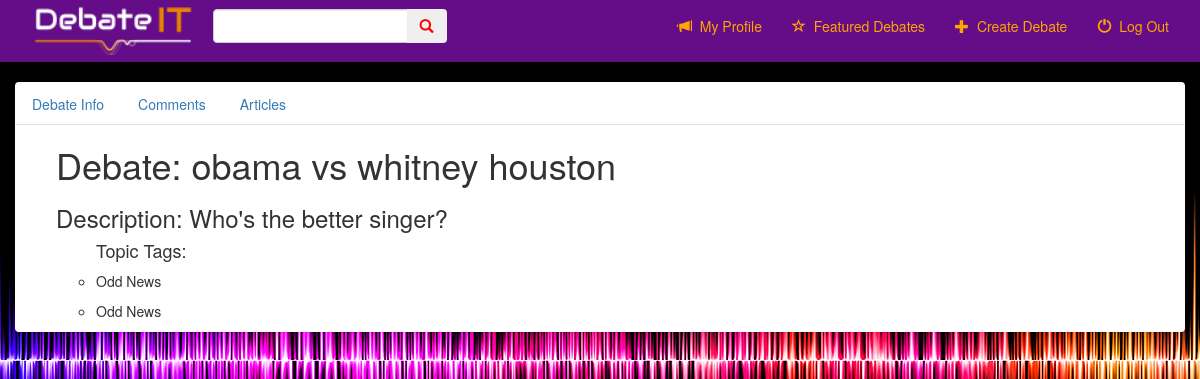
The page /debate/6/ (signed in) on the database its author committed.
### debate/models.py (models this page shows, shortened)
class DebateTopic(models.Model):
    topic = models.CharField(max_length=250)
    description = models.CharField(max_length=500)
    timestamp = models.DateTimeField(auto_now_add=True)
    photo = models.ImageField(blank=True)
    article_URL = models.URLField(blank=True, null=True)
    user = models.ForeignKey(User)
    TOPIC_CHOICES = (('Sports', 'Sports'),
                     ('Politics', 'Politics'),
                     ('Entertainment', 'Entertainment'),
                     ('Fashion', 'Fashion'),
                     ('Odd News', 'Odd News'),
                     ('Local', 'Local'),
                     ('International', 'International'),
                     ('Music', 'Music'),
                     ('Trending', 'Trending'),
                     ('Technology', 'Technology'),
                     ('Science', 'Science'),
                     ('Business', 'Business'),
                     ('Finance', 'Finance'),
                     ('Television', 'Television'),
                     ('Movies', 'Movies'),
                     ('Celebrities', 'Celebrities'),
                     ('Social Media', 'Social Media'),
                     ('Food', 'Food'),
                     ('Health', 'Health'),
                     ('Nature', 'Nature'),
                     ('Kids', 'Kids'),
                     ('Breaking News', 'Breaking News'),
                     ('Travel', 'Travel'),
                     ('Substances', 'Substances'),
                     ('United States', 'United States'),
                     ('Andimals', 'Animals'),
                     ('Art', 'Art'),
                     ('Education', 'Education'),
                     ('Employment', 'Employment'),
                     ('Brands', 'Brands')
                     )
    tags = MultiSelectField(choices=TOPIC_CHOICES, default=(('Odd News', 'Odd News')))

### debate/views.py (the view)
# urls.py: url(r'^(?P<pk>[0-9]+)/$', views.DetailView.as_view(), name='detail'),
class DetailView(generic.DetailView):
    model = DebateTopic
    template_name = "debate/detail.html"

### debate/templates/debate/detail.html (shortened to what this page needs)
{% extends 'debate/base.html' %}
{% block body %}
    <div class="container-fluid">
        <div class="panel">
            <ul class="nav nav-tabs">
                <li>
                    <a href="#det-debate-topic" data-toggle="tab" class="active">Debate Info</a>
                </li>
                <li>
                    <a href="#det-comments" data-toggle="tab">Comments</a>
                </li>
                <li>
                    <a href="#det-articles" data-toggle="tab">Articles</a>
                </li>
            </ul>
            <ul class="tab-content">
                <li id="det-debate-topic" class="tab-pane active" >
                    <h1>Debate: {{ debatetopic.topic }}</h1>
                    <h3>Description: {{ debatetopic.description }}</h3>
                    <ul><h4>Topic Tags:</h4>
                        {% for tag in debatetopic.tags %}
                            <li>
                                <p>{{ tag }}</p>
                            </li>
                        {% endfor %}
                    </ul>
                </li>
            </ul>
        </div>
    </div>
{% endblock %}

### debate/static/debate/css/style.css (style rules this page uses)
body { background-color: white; background-image: url("../images/sound2.png"); }

### rows shown on the page
DebateTopic: topic "obama vs whitney houston", description "Who's the better singer?"

### other values the page prints
{{ tag }} "Odd News" "Odd News"
